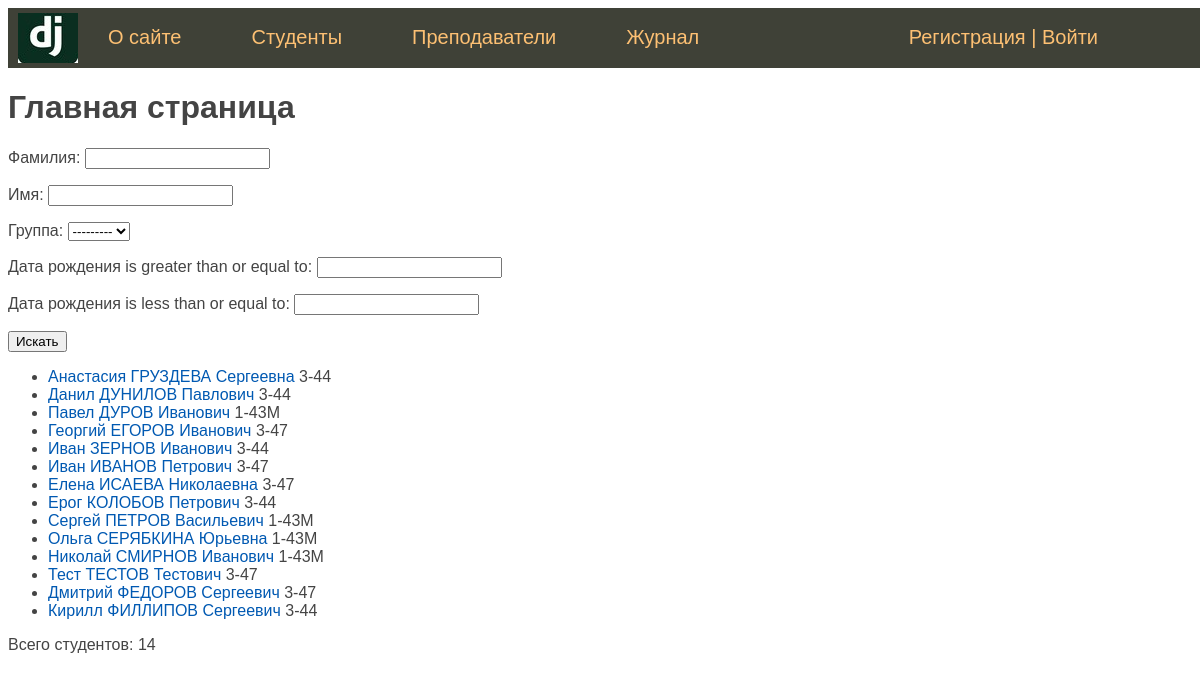
Before: / with the older database file.
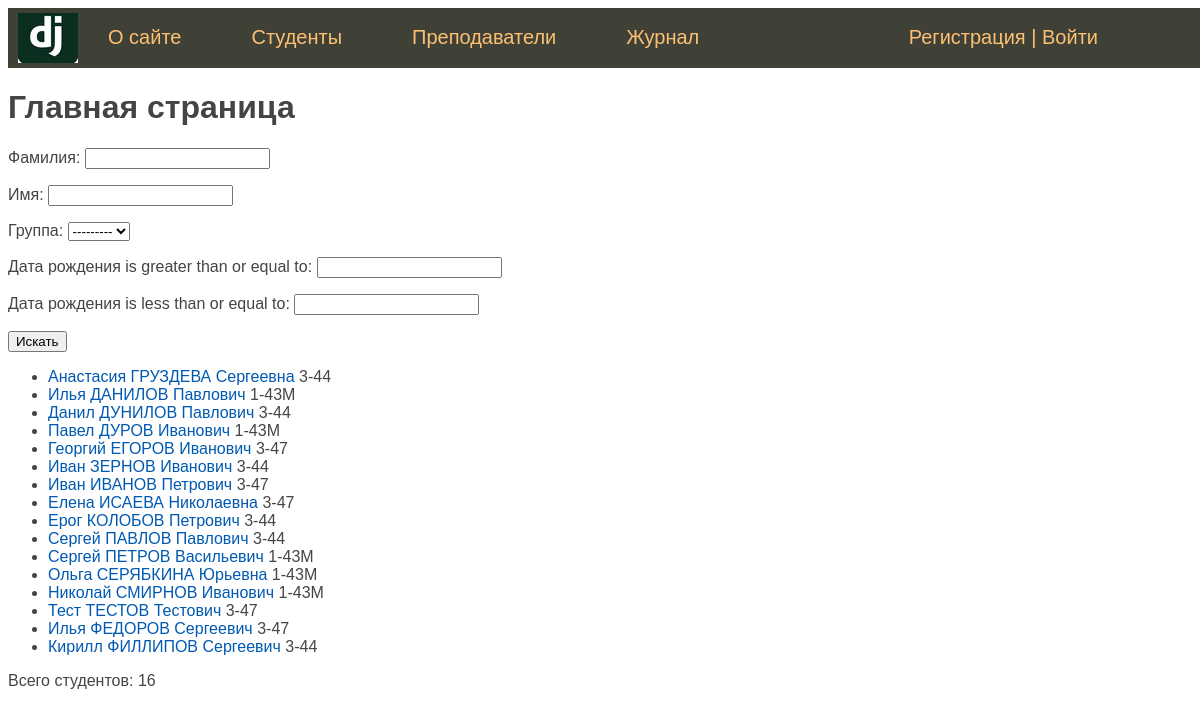
After: the same page with the newer database file.
### students/models.py (models this page shows, shortened)
class Student(models.Model):
    first_name = models.CharField(verbose_name='Имя', max_length=50)
    last_name = models.CharField(verbose_name='Фамилия', max_length=50)
    middle_name = models.CharField(verbose_name='Отчество', max_length=50)
    email = models.EmailField(verbose_name='e-mail', blank=True)
    birth_date = models.DateField(verbose_name='Дата рождения', default=date(2000, 1, 1))
    created_at = models.DateTimeField(verbose_name='Дата создания', auto_now_add=True)
    updated_at = models.DateTimeField(verbose_name='Дата изменения', auto_now=True)
    is_study = models.BooleanField(verbose_name='Учится', default=True)
    photo = models.ImageField(verbose_name='Фото', upload_to="photos/%Y/%m/%d")
    group = models.ForeignKey('Group', on_delete=models.CASCADE, verbose_name='Группа', related_name='get_students')
    slug = models.SlugField(verbose_name='URL', max_length=255, unique=True, db_index=True)
    user = models.ForeignKey(User, verbose_name='Пользователь', on_delete=models.CASCADE)
    objects = models.Manager()
    def get_absolute_url(self):
        return reverse('student', kwargs={'stud_slug': self.slug})
    class Meta:
        verbose_name = 'Студент'
        verbose_name_plural = 'Студенты'
        ordering = ['last_name', 'first_name']

class Group(models.Model):
    name = models.CharField(verbose_name='Группа', max_length=5)
    course = models.CharField(verbose_name='Курс', max_length=2)
    enrollment_year = models.IntegerField(verbose_name='Год зачисления')
    objects = models.Manager()
    def __str__(self):
        return f'{self.course}-{self.name}'
    class Meta:
        verbose_name = 'Группа'
        verbose_name_plural = 'Группы'

### students/views.py (the view)
# urls.py: path('', StudentHome.as_view(), name='home'),
class StudentHome(DataMixin, ListView):
    model = Student
    template_name = 'students/index.html'
    context_object_name = 'students'
    paginate_by = 20
    def get_context_data(self, **kwargs):
        context = super().get_context_data(**kwargs)
        auth = self.request.user.is_authenticated
        queryset = self.get_queryset()
        st_filter = StudentFilter(self.request.GET, queryset)
        c_def = self.get_user_context(title='Главная страница', auth=auth, st_filter=st_filter)
        return {**context, **c_def}
    def get_queryset(self):
        queryset = super().get_queryset()
        st_filter = StudentFilter(self.request.GET, queryset)
        return st_filter.qs

### students/utils.py (called while the page is built)
    def get_user_context(self, **kwargs):
        context = kwargs
        context['menu'] = menu
        return context

### students/templates/students/index.html (shortened to what this page needs)
{% extends 'students/base.html' %}
{% block content %}
    <h1>{{ title }}</h1>
        <form method="get" action="{% url 'home' %}">
            {{ st_filter.form.as_p }}
            <button type="submit">Искать</button>
        </form>
        <ul>
        {% for st in students %}
            <li>
                <a href="{{ st.get_absolute_url }}">
                    {{st.first_name }}
                    {{ st.last_name | upper }}
                    {{ st.middle_name }}
                </a>
                {{ st.group.course }}-{{ st.group.name }}
            </li>
        {% endfor %}
        </ul>
        <p> Всего студентов: {{ students | length }}</p>
{% endblock %}

### students/templates/students/base.html (shortened to what this page needs)
<!DOCTYPE html>
{% load static %}
<html>
<head>
    <link type="text/css" href="/static/students/css/styles.css" rel="stylesheet" />
</head>
<body>
    {% block mainmenu %}
    <div class="header">
    <ul id="mainmenu" class="mainmenu">
        <li class="logo">
            <a href="{% url 'home' %}"><div class="logo"></div></a>
        </li>
        {% for m in menu %}
            <li><a href="{% url m.url_name%}">{{ m.title }} </a></li>
        {% endfor %}
        <li class="last">
            {% if request.user.is_authenticated %}
                <li class="last"> {{user.username}} | <a href="{% url 'logout' %}">Выйти</a> </li>
            {% else %}
                <li class="last"><a href="{% url 'register' %}">Регистрация</a> | <a href="{% url 'login' %}">Войти</a> </li>
            {% endif %}
        </li>
    </ul>
    </div>
    {% endblock mainmenu %}
    {% block content %}
    {% endblock content %}
</body>
</html>

### students/static/students/css/styles.css (style rules this page uses)
body { font-family: 'Arial'; padding: 0; height: 100%; width: 100%; color: #444; }
a { color: #0059b2; text-decoration: none; }
.header { background: #3F4137; height: 60px; }
.logo { background: url('../images/logo_zoloto.png') no-repeat 10px 5px; width: 70px; height: 60px; }
ul.mainmenu { list-style: none; margin: 0; padding: 0; height: 60px; color: #fdc073; font-size: 20px; overflow: hidden; }
ul.mainmenu li { float: left; margin: 18px 40px 0 30px; }
ul.mainmenu li.logo { margin: 0; }
ul.mainmenu li.last { float: right; }
ul.mainmenu li a { color: #fdc073; text-decoration: none; }

Changed rows visible on the page:
added Student: first_name "Илья", last_name "ДАНИЛОВ", middle_name "Павлович", group.course "1", group.name "43M"
added Student: first_name "Сергей", last_name "ПАВЛОВ", middle_name "Павлович", group.course "3", group.name "44"
changed Student "ФЕДОРОВ": first_name "Дмитрий" → "Илья"
Other visible differences:
{{ students | length }}: "14" → "16"
